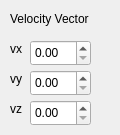
             <widget class="QWidget" name="page_49">
              <widget class="QLabel" name="label_9">
               <property name="geometry">
                <rect>
                 <x>10</x>
                 <y>10</y>
                 <width>101</width>
                 <height>17</height>
                </rect>
               </property>
               <property name="text">
                <string>Velocity Vector</string>
               </property>
              </widget>
              <widget class="QDoubleSpinBox" name="mm_velocity_x">
               <property name="geometry">
                <rect>
                 <x>30</x>
                 <y>40</y>
                 <width>61</width>
                 <height>26</height>
                </rect>
               </property>
              </widget>
              <widget class="QDoubleSpinBox" name="mm_velocity_y">
               <property name="geometry">
                <rect>
                 <x>30</x>
                 <y>70</y>
                 <width>61</width>
                 <height>26</height>
                </rect>
               </property>
              </widget>
              <widget class="QDoubleSpinBox" name="mm_velocity_z">
               <property name="geometry">
                <rect>
                 <x>30</x>
                 <y>100</y>
                 <width>61</width>
                 <height>26</height>
                </rect>
               </property>
              </widget>
              <widget class="QLabel" name="label_96">
               <property name="geometry">
                <rect>
                 <x>10</x>
                 <y>40</y>
                 <width>16</width>
                 <height>17</height>
                </rect>
               </property>
               <property name="text">
                <string>vx</string>
               </property>
              </widget>
              <widget class="QLabel" name="label_97">
               <property name="geometry">
                <rect>
                 <x>10</x>
                 <y>70</y>
                 <width>16</width>
                 <height>17</height>
                </rect>
               </property>
               <property name="text">
                <string>vy</string>
               </property>
              </widget>
              <widget class="QLabel" name="label_98">
               <property name="geometry">
                <rect>
                 <x>10</x>
                 <y>100</y>
                 <width>16</width>
                 <height>17</height>
                </rect>
               </property>
               <property name="text">
                <string>vz</string>
               </property>
              </widget>
             </widget>
